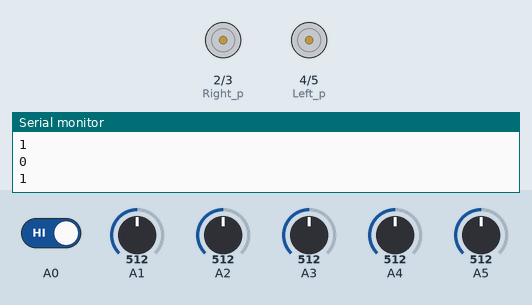
Simulated run of this sketch. Board: Arduino Nano, built with avr-gcc and run on an emulated ATmega328P. Shown: motor-driver pin pairs drawn as motors (green arrow = first pin HIGH = forward, orange = second pin HIGH = backward, longer = more drive), the last lines printed to the serial monitor. The test bench sets the inputs (shaded band); at power-on: A0 HIGH, A1 = 512, A2 = 512, A3 = 512, A4 = 512, A5 = 512.

Above: at 1.2 s.
1.3 s: A0 driven LOW
At 2.3 s:
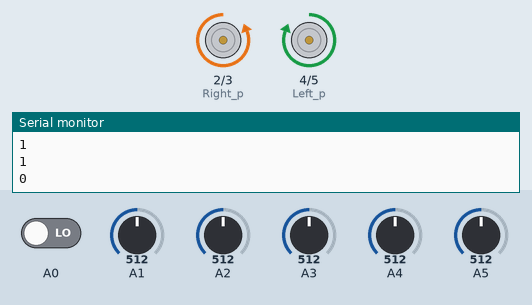
Timing chart, 0 to 4.3 s (numbered marks = the images above; inputs shaded):
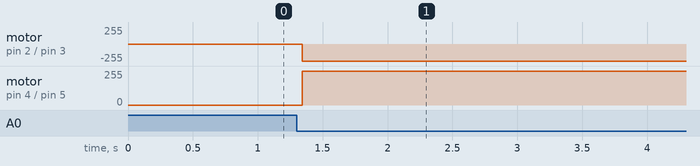

Measured:
- after the input at 1.3 s, motor on pin 2 (Right_p) / pin 3 (Right_n): stopped → backward 255/255 at once; motor on pin 4 (Left_p) / pin 5 (Left_n): stopped → forward 255/255 at once

The sketch:

LFR.ino
```cpp
int Right_p = 2;
int Right_n = 3;
int Left_p = 4;
int Left_n = 5;
//int enable1 = 5;
//int enable2 = 6;
int sen2 = 0;
int sen3 = 0;
int sen5 = 0;
int sen6 = 0;
int sen7 = 0;
int sen9 = 0;
int sen10 = 0;

void setup()
{
  Serial.begin(9600);
  pinMode(Left_p, OUTPUT);
  pinMode(Left_n, OUTPUT);
  pinMode(Right_p, OUTPUT);
  pinMode(Right_n, OUTPUT);
 // pinMode(enable1, OUTPUT);
 // pinMode(enable2, OUTPUT);
  pinMode(A0, INPUT);
  pinMode(A1, INPUT);
  pinMode(A2, INPUT);
  pinMode(A3, INPUT);
  pinMode(A4, INPUT);
  pinMode(A5, INPUT);
  pinMode(A6, INPUT);

}
void forward() {
//  analogWrite(enable1, 255);
  //analogWrite(enable2, 255);
  digitalWrite(Left_p, HIGH);
  digitalWrite(Left_n, LOW);
  digitalWrite(Right_n, HIGH);
  digitalWrite(Right_p, LOW);
}

void right() {
//  analogWrite(enable1, 255);
  //analogWrite(enable2, 255);
  digitalWrite(Left_p, HIGH);
  digitalWrite(Left_n, LOW);
  digitalWrite(Right_n, LOW);
  digitalWrite(Right_p, HIGH);
}
void left() {
 // analogWrite(enable1, 255);
  //analogWrite(enable2, 255);
  digitalWrite(Left_p, LOW);
  digitalWrite(Left_n, HIGH);
  digitalWrite(Right_n, HIGH);
  digitalWrite(Right_p, LOW);
}

void loop()

{

  sen2 = digitalRead(A0);
  sen3 = analogRead(A1);
  sen5 = analogRead(A2);
  sen6 = analogRead(A3);
  sen7 = analogRead(A4);
  sen9 = analogRead(A5);
  sen10 = digitalRead(A6);
  if (sen3 > 250)
    sen3 = 1;
  else
    sen3 = 0;
  if (sen5 > 250)
    sen5 = 1;
  else
    sen5 = 0;
  if (sen6 > 250)
    sen6 = 1;
  else
    sen6 = 0;
  if (sen7 > 250)
    sen7 = 1;
  else
    sen7 = 0;
  if (sen9 > 250)
    sen9 = 1;
  else
    sen9 = 0;
  Serial.println(sen2);
  Serial.println(sen3);
  Serial.println(sen5);
  Serial.println(sen6);
  Serial.println(sen7);
  Serial.println(sen9);
  Serial.println(sen10);
  Serial.println();


  if (sen2 == 0 && sen5 == 1 && sen6 == 1 && sen7 == 1 && sen10 == 0)
  {
      forward();
      delay(50);
  }
  else if (sen2 == 0 && sen5 == 1 && sen6 == 1 && sen7 == 0 && sen10 == 0)
  {
      forward();
      delay(50);
  }
 else if (sen2 == 0 && sen5 == 0 && sen6 == 1 && sen7 == 1 && sen10 == 0)
  {
      forward();
      delay(50);
  }
//  analogWrite(enable1, 0);
//  analogWrite(enable2, 0);
//1st loop right
  if (sen2 == 0 && sen3 == 0 && sen5 == 0 && sen6 == 0 && sen10 == 1 && sen9 == 1)
  {
      right();
      delay(50);
  }
  else if (sen2 == 0 && sen3 == 0 && sen5 == 0 && sen10 == 1 && sen9 == 1)
  {
      right();
      delay(50);
  }
//ist loop left
  if (sen2 == 0 && sen3 == 0 &&  sen7 == 0 && sen10 == 0 && sen9 == 0)
  {
      left();
      delay(50);
  }
  else if (sen2 == 1 && sen3 == 0 && sen5 == 0  && sen10 == 0 && sen9 == 0)
  {
      left();
      delay(50);
  }
}
```
